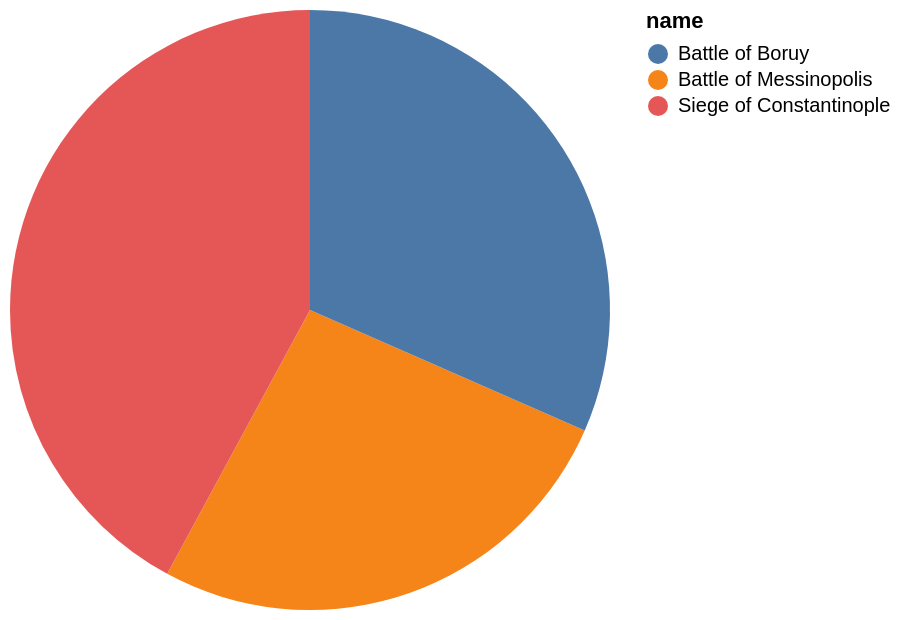

This figure's Vega-Lite source:
### Vega-Lite specification from a JSON file in a GitHub repository (floating-point values rounded to 4 significant figures)
{"data": {"values": [{"x_data": "Battle of Messinopolis", "y_data": 5}, {"x_data": "Battle of Boruy", "y_data": 6}, {"x_data": "Siege of Constantinople", "y_data": 8}]}, "mark": "arc", "encoding": {"theta": {"field": "y_data", "type": "quantitative", "title": "id"}, "color": {"field": "x_data", "type": "nominal", "title": "name"}}}
